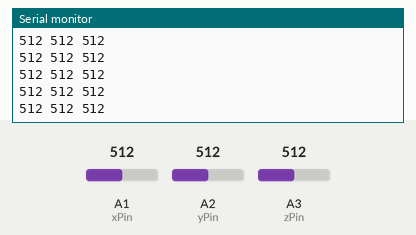
Recording of a sketch running on a simulated Arduino Uno, built with avr-gcc and run on an emulated ATmega328P. Shown: the last lines printed to the serial monitor. The test bench sets the inputs (shaded band); at power-on: A1 (xPin) = 512, A2 (yPin) = 512, A3 (zPin) = 512.

Above: at 1.2 s.
1.3 s: A1 (xPin) set to 983
At 2.1 s:
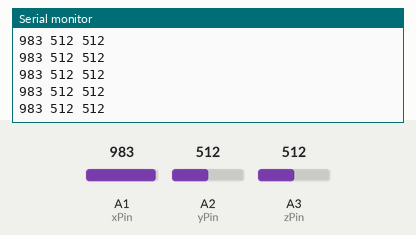
4.3 s: A1 (xPin) set to 1017
At 5.2 s:
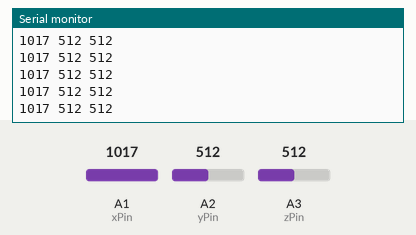
Timing chart, 0 to 7.3 s (numbered marks = the images above; inputs shaded):
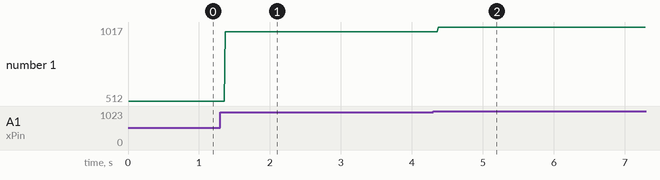

Measured:
- after the input at 1.3 s, the serial monitor: prints a new line after 0.07 s (image 1)
- after the input at 4.3 s, the serial monitor: prints a new line after 0.07 s (image 2)
- plotted number 1: 512 → 983 after the input at 1.3 s, 983 → 1017 after the input at 4.3 s

The sketch:

gyro.ino
```cpp
const int VCCPin = A0;
const int xPin   = A1;
const int yPin   = A2;
const int zPin   = A3;
const int GNDPin = A4;

// variables
int x = 0;
int y = 0;
int z = 0;


void setup() {
  // pin A0 (pin14) is VCC and pin A4 (pin18) in GND to activate the GY-61-module
  pinMode(A0, OUTPUT);
  pinMode(A4, OUTPUT);
  digitalWrite(14, HIGH);
  digitalWrite(18, LOW);

  // activating debugging for arduino UNO
  Serial.begin(9600);
  Serial.println("start");
} // end setup


void loop() {
  x = analogRead(xPin);
  y = analogRead(yPin);
  z = analogRead(zPin);


  Serial.print(x);
  Serial.print(" ");
  Serial.print(y);
  Serial.print(" ");
  Serial.print(z);

  Serial.println();
} // end loop
```
